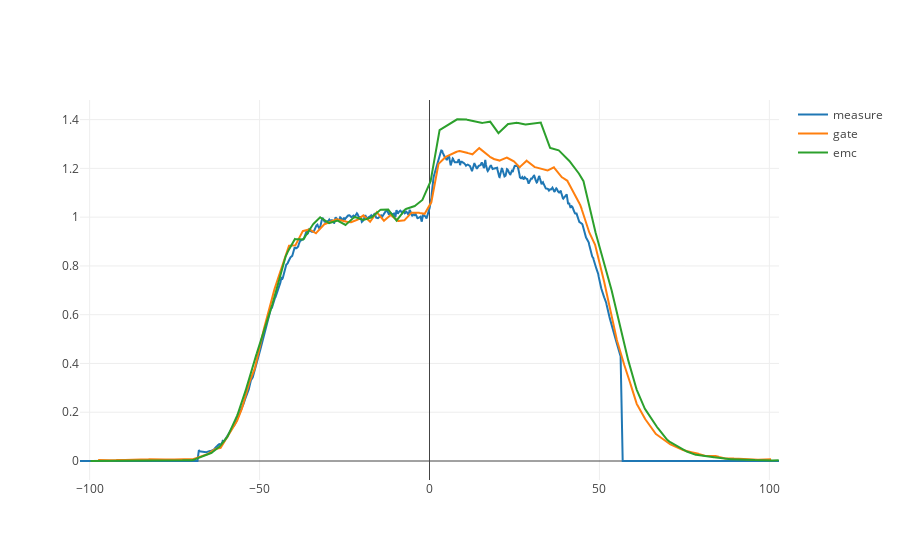

The code cell stored with this chart in its notebook:
### Code cell
trace0 = go.Scatter(
    x = refX2,
    y = refY2,
    name='measure',
)

trace1 = go.Scatter(
    x = gateX2,
    y = gateY2,
    name='gate',
)

trace2 = go.Scatter(
    x = emcX2,
    y = emcY2,
    name='emc'
    
)
data = [trace0, trace1, trace2]
fig1= go.Figure(data=data)
py.iplot(fig1, image='svg')

### Figure 1 — Plotly figure (JSON) as saved in the notebook; plotly's stock layout.template omitted (floating-point values rounded to 4 significant figures; data arrays with more than 128 entries replaced by an {"elided": "..."} marker saying what was removed)
{"data": [{"name": "measure", "type": "scatter", "x": {"elided": "2000 float values"}, "y": {"elided": "2000 float values"}}, {"name": "gate", "type": "scatter", "x": {"elided": "2000 float values"}, "y": {"elided": "2000 float values"}}, {"name": "emc", "type": "scatter", "x": {"elided": "2000 float values"}, "y": {"elided": "2000 float values"}}], "layout": {}}
